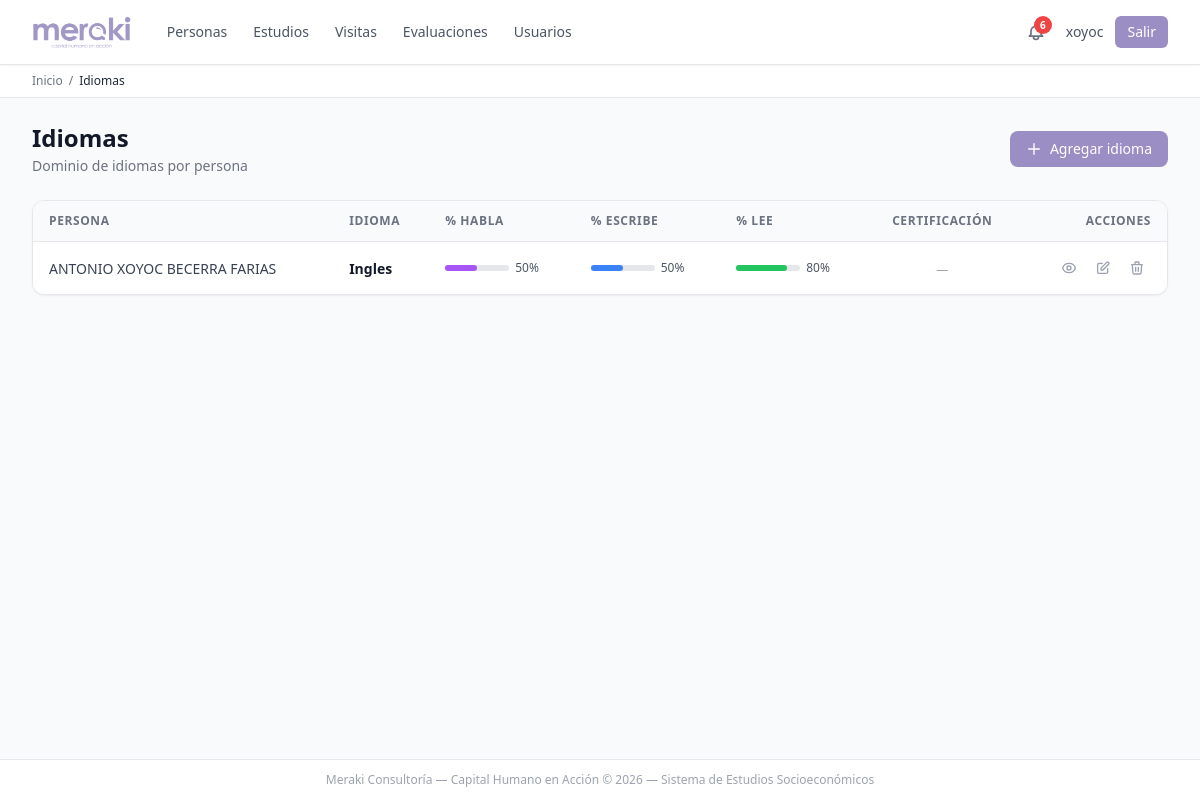
The page /educacion/idiomas/ (signed in) on the database as committed earlier.
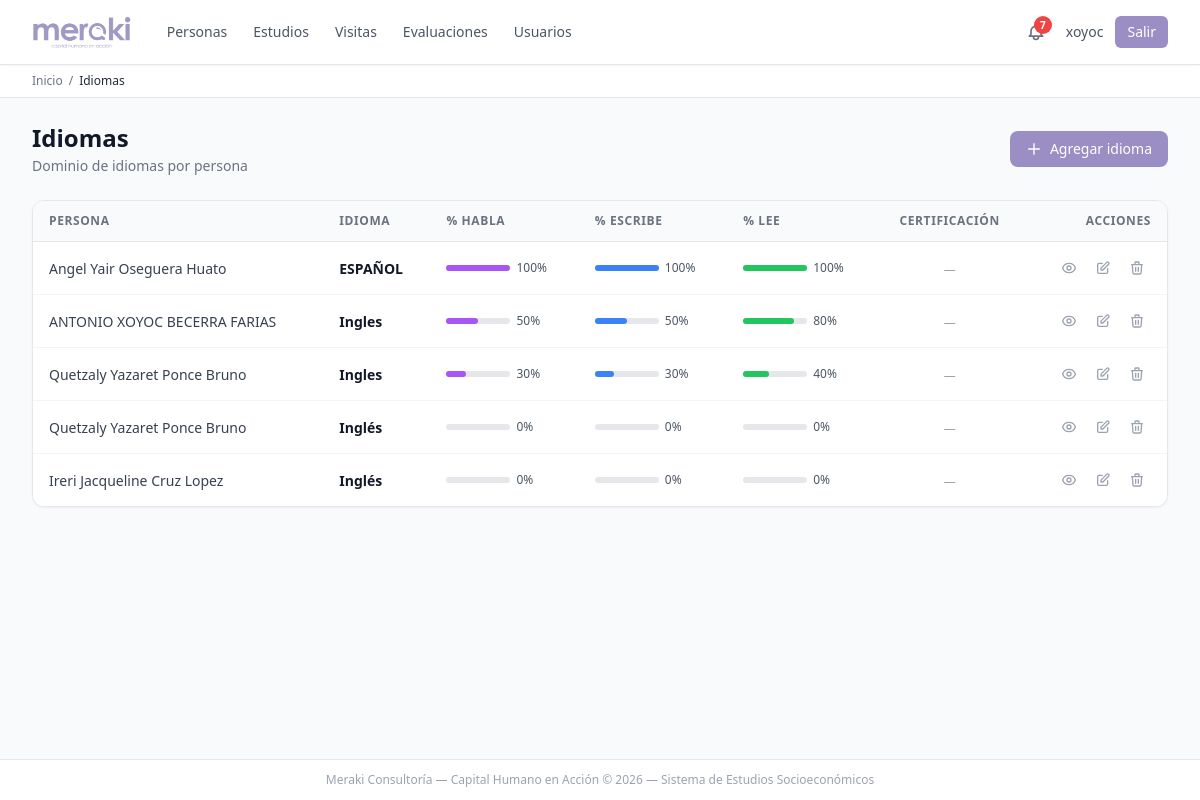
The same page on the database as committed later.
### apps/educacion/models.py (models this page shows, shortened)
class Idioma(TimestampModel):
    persona = models.ForeignKey(Persona, on_delete=models.CASCADE, related_name='idiomas')
    idioma = models.CharField(max_length=100, verbose_name='Idioma')
    porcentaje_habla = models.IntegerField(
        default=0,
        validators=[MinValueValidator(0), MaxValueValidator(100)],
        verbose_name='% de dominio oral (habla)'
    )
    porcentaje_escribe = models.IntegerField(
        default=0,
        validators=[MinValueValidator(0), MaxValueValidator(100)],
        verbose_name='% de dominio escrito'
    )
    porcentaje_lee = models.IntegerField(
        default=0,
        validators=[MinValueValidator(0), MaxValueValidator(100)],
        verbose_name='% de comprensión lectora'
    )
    plantel = models.CharField(
        max_length=200, blank=True,
        verbose_name='Plantel / institución donde lo estudió'
    )
    periodo_inicio = models.IntegerField(
        null=True, blank=True,
        verbose_name='Año de inicio del estudio'
    )
    periodo_fin = models.IntegerField(
        null=True, blank=True,
        verbose_name='Año de fin del estudio'
    )
    tiene_certificacion = models.BooleanField(
        default=False,
        verbose_name='Cuenta con certificación oficial'
    )
    tipo_certificacion = models.CharField(
        max_length=100, blank=True,
        verbose_name='Tipo de certificación (TOEFL, IELTS, DELF, etc.)'
    )
    nivel_certificacion = models.CharField(
        max_length=100, blank=True,
        verbose_name='Nivel que acredita la certificación'
    )
    class Meta:
        verbose_name = "Idioma"
        verbose_name_plural = "Idiomas"
        ordering = ['idioma']

### apps/personas/models.py (models this page shows, shortened)
class Persona(TimestampModel):
    folio = models.CharField(max_length=20, unique=True, editable=False)
    nombre = models.CharField(max_length=100)
    apellido_paterno = models.CharField(max_length=100)
    apellido_materno = models.CharField(max_length=100, blank=True)
    fecha_nacimiento = models.DateField(null=True, blank=True)
    lugar_nacimiento = models.CharField(max_length=200, blank=True, verbose_name='Lugar de nacimiento')
    TIPO_IDENTIFICACION = [
        ('INE', 'INE/IFE'),
        ('PAS', 'Pasaporte'),
        ('CED', 'Cédula Profesional'),
        ('CAR', 'Cartilla Militar'),
        ('OTR', 'Otro'),
    ]
    tipo_identificacion = models.CharField(max_length=3, choices=TIPO_IDENTIFICACION, blank=True)
    numero_identificacion = models.CharField(max_length=50, blank=True)
    curp = models.CharField(max_length=18, blank=True, validators=[RegexValidator(r'^$|^[A-Z0-9]{18}$', 'CURP inválida (debe tener 18 caracteres alfanuméricos en mayúsculas)')])
    rfc = models.CharField(max_length=13, blank=True, validators=[RegexValidator(r'^[A-Z&Ñ]{4}\d{6}[A-Z0-9]{3}$', 'RFC inválido')])
    nss = models.CharField(max_length=11, blank=True, verbose_name='NSS (Número de Seguridad Social)')
    licencia_manejo_folio = models.CharField(max_length=50, blank=True, verbose_name='Folio de licencia de manejo')
    cartilla_militar_folio = models.CharField(max_length=50, blank=True, verbose_name='Folio de cartilla militar')
    acta_nacimiento_numero = models.CharField(max_length=50, blank=True, verbose_name='Número de acta de nacimiento')
    email = models.EmailField()
    telefono_movil = models.CharField(max_length=15)
    telefono_fijo = models.CharField(max_length=15, blank=True)
    facebook_perfil = models.CharField(max_length=200, blank=True, verbose_name='Perfil de Facebook')
    ESTADO_CIVIL = [
        ('SOL', 'Soltero/a'),
        ('CAS', 'Casado/a'),
        ('ULB', 'Unión Libre'),
        ('DIV', 'Divorciado/a'),
        ('VIU', 'Viudo/a'),
        ('SEP', 'Separado/a'),
        ('OTR', 'Otro'),
    ]
    estado_civil = models.CharField(max_length=3, choices=ESTADO_CIVIL, blank=True)
    numero_dependientes = models.IntegerField(default=0, validators=[MinValueValidator(0)])
    peso = models.DecimalField(
        max_digits=5, decimal_places=2, null=True, blank=True,
        verbose_name='Peso (kg)',
        validators=[MinValueValidator(0), MaxValueValidator(999)]
    )
    estatura = models.DecimalField(
        max_digits=5, decimal_places=2, null=True, blank=True,
        verbose_name='Estatura (cm)',
        validators=[MinValueValidator(0), MaxValueValidator(999)]
    )
    historial_residencias = models.TextField(
        blank=True,
        verbose_name='Historial de residencias anteriores',
        help_text='Lugar, período (año inicio-fin) y motivo del cambio de residencia'
    )
    periodos_sin_laborar = models.TextField(
        blank=True,
        verbose_name='Períodos sin laborar',
        help_text='Período (mes/año inicio-fin) y actividad durante ese tiempo'
    )
    actividades_tiempo_libre = models.TextField(
        blank=True,
        verbose_name='Actividades en tiempo libre',
        help_text='Tipo de actividad, frecuencia y tiempo dedicado'
    )
    activo = models.BooleanField(default=True)
    class Meta:
        verbose_name_plural = "Personas"
        indexes = [
            models.Index(fields=['folio']),
            models.Index(fields=['curp']),
            models.Index(fields=['apellido_paterno', 'apellido_materno', 'nombre']),
        ]
    @property
    def nombre_completo(self):
        return f"{self.nombre} {self.apellido_paterno} {self.apellido_materno}".strip()

### apps/educacion/views.py (the view)
# urls.py: path('idiomas/', views.IdiomaListView.as_view(), name='idioma_list'),
class IdiomaListView(LoginRequiredMixin, ListView):
    model = Idioma
    context_object_name = 'idiomas'
    paginate_by = 25

### apps/notificaciones/context_processors.py (called while the page is built)
def notif_count(request):
    if not request.user.is_authenticated:
        return {'notif_count_global': 0}
    count = Notificacion.objects.filter(
        usuario=request.user, leida=False
    ).count()
    return {'notif_count_global': count}

### apps/usuarios/context_processors.py (called while the page is built, shortened)
def perfil_usuario(request):
    if request.user.is_superuser:
        return {
            'perfil_usuario': None,
            'es_analista': True,
            'es_inspector': False,
            'es_auditor': False,
            'modulos_permitidos': _TODOS_LOS_MODULOS,
        }

### templates/educacion/idioma_list.html (shortened to what the changed rows need)
{% extends "base.html" %}
{% block content %}
<div class="flex flex-col sm:flex-row sm:items-center sm:justify-between gap-4 mb-6">
  <div>
    <h1 class="text-2xl font-bold text-gray-900">Idiomas</h1>
  </div>
</div>
{% if idiomas %}
<div class="bg-white rounded-xl shadow-sm border border-gray-200 overflow-hidden">
  <div class="overflow-x-auto">
    <table class="min-w-full divide-y divide-gray-200">
      <thead class="bg-gray-50">
        <tr>
          <th scope="col" class="px-4 py-3 text-left text-xs font-semibold text-gray-500 uppercase tracking-wider">
            Persona
          </th>
          <th scope="col" class="px-4 py-3 text-left text-xs font-semibold text-gray-500 uppercase tracking-wider">
            Idioma
          </th>
          <th scope="col" class="px-4 py-3 text-left text-xs font-semibold text-gray-500 uppercase tracking-wider hidden sm:table-cell">
            % Habla
          </th>
          <th scope="col" class="px-4 py-3 text-left text-xs font-semibold text-gray-500 uppercase tracking-wider hidden sm:table-cell">
            % Escribe
          </th>
          <th scope="col" class="px-4 py-3 text-left text-xs font-semibold text-gray-500 uppercase tracking-wider hidden md:table-cell">
            % Lee
          </th>
          <th scope="col" class="px-4 py-3 text-center text-xs font-semibold text-gray-500 uppercase tracking-wider hidden lg:table-cell">
            Certificación
          </th>
          <th scope="col" class="px-4 py-3 text-right text-xs font-semibold text-gray-500 uppercase tracking-wider">
            Acciones
          </th>
        </tr>
      </thead>
      <tbody class="bg-white divide-y divide-gray-100">
        {% for i in idiomas %}
        <tr class="hover:bg-purple-50 transition-colors">
          <td class="px-4 py-3">
            <span class="text-sm text-gray-700">{{ i.persona.nombre_completo }}</span>
          </td>
          <td class="px-4 py-3">
            <a href="{% url 'educacion:idioma_detail' pk=i.pk %}"
               class="text-sm font-semibold text-gray-900 hover:text-purple-700">
              {{ i.idioma }}
            </a>
          </td>
          <td class="px-4 py-3 hidden sm:table-cell">
            <div class="flex items-center gap-1.5">
              <div class="w-16 bg-gray-200 rounded-full h-1.5">
                <div class="h-1.5 rounded-full bg-purple-500" style="width: {{ i.porcentaje_habla }}%"></div>
              </div>
              <span class="text-xs text-gray-600">{{ i.porcentaje_habla }}%</span>
            </div>
          </td>
          <td class="px-4 py-3 hidden sm:table-cell">
            <div class="flex items-center gap-1.5">
              <div class="w-16 bg-gray-200 rounded-full h-1.5">
                <div class="h-1.5 rounded-full bg-blue-500" style="width: {{ i.porcentaje_escribe }}%"></div>
              </div>
              <span class="text-xs text-gray-600">{{ i.porcentaje_escribe }}%</span>
            </div>
          </td>
          <td class="px-4 py-3 hidden md:table-cell">
            <div class="flex items-center gap-1.5">
              <div class="w-16 bg-gray-200 rounded-full h-1.5">
                <div class="h-1.5 rounded-full bg-green-500" style="width: {{ i.porcentaje_lee }}%"></div>
              </div>
              <span class="text-xs text-gray-600">{{ i.porcentaje_lee }}%</span>
            </div>
          </td>
          <td class="px-4 py-3 text-center hidden lg:table-cell">
            {% if i.tiene_certificacion %}
            <span class="inline-flex items-center px-2 py-0.5 rounded-full text-xs font-medium bg-green-100 text-green-700">
              {{ i.tipo_certificacion|default:"Sí" }}
            </span>
            {% else %}
            <span class="text-xs text-gray-400">—</span>
            {% endif %}
          </td>
          <td class="px-4 py-3 whitespace-nowrap text-right">
            <div class="flex items-center justify-end gap-1.5">
              <a href="{% url 'educacion:idioma_detail' pk=i.pk %}"
                 class="p-1.5 text-gray-400 hover:text-purple-600 hover:bg-purple-50 rounded-md transition-colors"
                 title="Ver detalle">
              </a>
              <a href="{% url 'educacion:idioma_update' pk=i.pk %}"
                 class="p-1.5 text-gray-400 hover:text-blue-600 hover:bg-blue-50 rounded-md transition-colors"
                 title="Editar">
                <svg class="h-4 w-4" fill="none" viewBox="0 0 24 24" stroke="currentColor" stroke-width="2">
                  <path stroke-linecap="round" stroke-linejoin="round" d="M11 5H6a2 2 0 00-2 2v11a2 2 0 002 2h11a2 2 0 002-2v-5m-1.414-9.414a2 2 0 112.828 2.828L11.828 15H9v-2.828l8.586-8.586z"/>
                </svg>
              </a>
              <a href="{% url 'educacion:idioma_delete' pk=i.pk %}"
                 class="p-1.5 text-gray-400 hover:text-red-600 hover:bg-red-50 rounded-md transition-colors"
                 title="Eliminar">
                <svg class="h-4 w-4" fill="none" viewBox="0 0 24 24" stroke="currentColor" stroke-width="2">
                  <path stroke-linecap="round" stroke-linejoin="round" d="M19 7l-.867 12.142A2 2 0 0116.138 21H7.862a2 2 0 01-1.995-1.858L5 7m5 4v6m4-6v6m1-10V4a1 1 0 00-1-1h-4a1 1 0 00-1 1v3M4 7h16"/>
                </svg>
              </a>
            </div>
          </td>
        </tr>
        {% endfor %}
      </tbody>
    </table>
  </div>
</div>
{% else %}
{% url 'educacion:idioma_create' as create_url %}
{% endif %}
{% endblock %}

Rows that differ between the two databases and show on the page:
added Idioma: persona.nombre_completo "Angel Yair Oseguera Huato", idioma "ESPAÑOL", porcentaje_habla "100", porcentaje_escribe "100", porcentaje_lee "100"
added Idioma: persona.nombre_completo "Quetzaly Yazaret Ponce Bruno", idioma "Ingles", porcentaje_habla "30", porcentaje_escribe "30", porcentaje_lee "40"
added Idioma: persona.nombre_completo "Quetzaly Yazaret Ponce Bruno", idioma "Inglés", porcentaje_habla "0", porcentaje_escribe "0", porcentaje_lee "0"
added Idioma: persona.nombre_completo "Ireri Jacqueline Cruz Lopez", idioma "Inglés", porcentaje_habla "0", porcentaje_escribe "0", porcentaje_lee "0"
Other text that changed with them:
{{ notif_count }}: "6" → "7"
